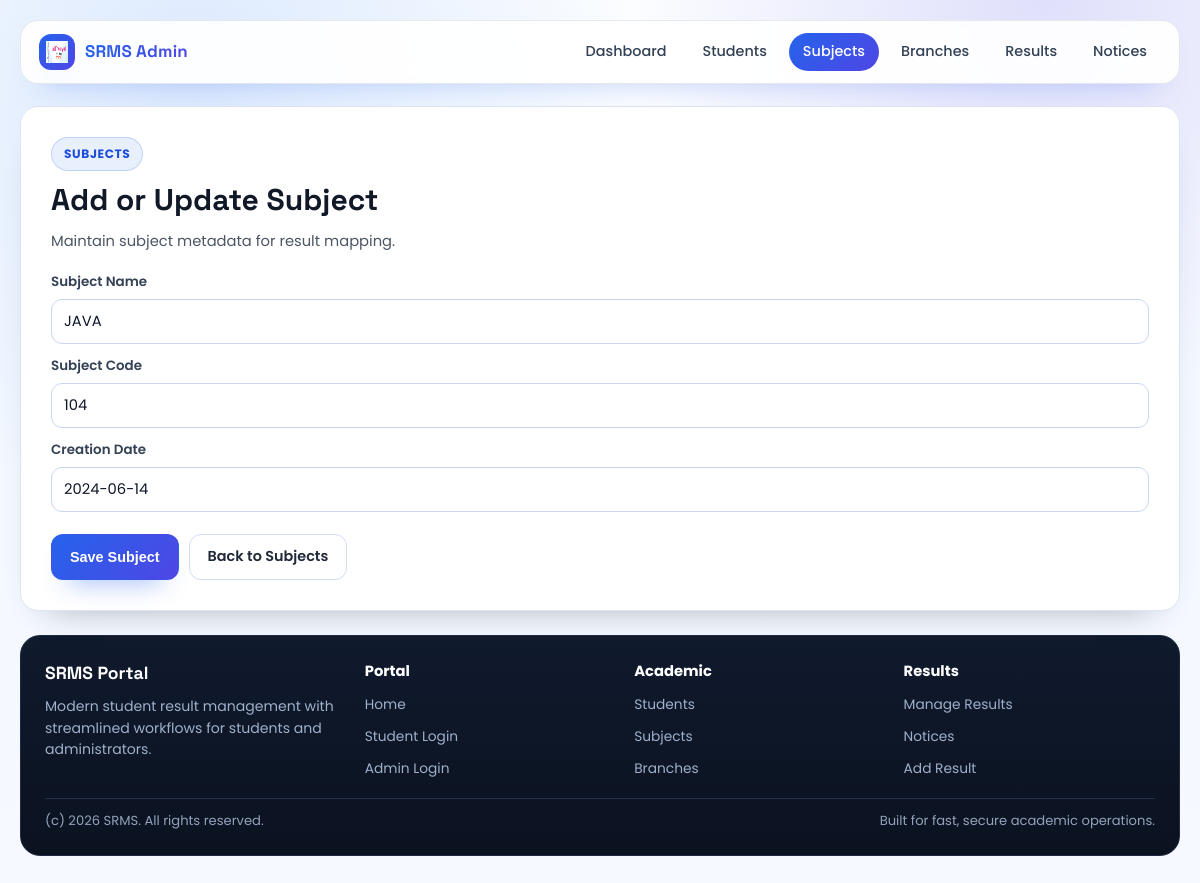
The app's page /subject/5/update/ with its own data.
### result/models.py (models this page shows, shortened)
class Subjects(models.Model):
    subjectName=models.CharField(max_length=225)
    subjectCode=models.IntegerField()
    creationDate=models.DateField(default=date.today)

### result/views.py (the view)
# urls.py: path('subject/<int:pk>/update/',views.UpdateSubjectview.as_view(),name="subject_update"),
class UpdateSubjectview(UpdateView):
    template_name = "create_subjects.html"
    form_class = CreateSubjects
    model = Subjects
    success_url=reverse_lazy("manage_subjects")

### result/forms.py
class CreateSubjects(ModelForm):
    class Meta:
        model=Subjects
        fields='__all__'

### result/templates/create_subjects.html (shortened to what this page needs)
{% load static %}
<!DOCTYPE html>
<html lang="en">
<head>
    <link rel="stylesheet" href="{% static 'modern_ui.css' %}">
</head>
<body>
<div class="page-shell">
    <div class="container">
        <header class="site-header">
            <div class="site-header-inner">
                <a class="brand" href="{% url 'base' %}">
                    <span class="brand-mark"><img src="{% static 'jntuh_logo.png' %}" alt="SRMS"></span>
                    <span>SRMS Admin</span>
                </a>
                <nav class="nav-links" aria-label="Admin Navigation">
                    <a class="nav-link" href="{% url 'admin_page' %}">Dashboard</a>
                    <a class="nav-link" href="{% url 'display_students' %}">Students</a>
                    <a class="nav-link active" href="{% url 'manage_subjects' %}">Subjects</a>
                    <a class="nav-link" href="{% url 'manage_branches' %}">Branches</a>
                    <a class="nav-link" href="{% url 'manage_results' %}">Results</a>
                    <a class="nav-link" href="{% url 'manage_notices' %}">Notices</a>
                </nav>
            </div>
        </header>
        <main class="main-stack">
            <section class="panel">
                <span class="badge">Subjects</span>
                <h2>Add or Update Subject</h2>
                <p class="panel-subtitle">Maintain subject metadata for result mapping.</p>
                <form method="POST" class="form-grid">
                    <div class="form-group">
                        <label for="id_subjectName">Subject Name</label>
                        {{ form.subjectName }}
                    </div>
                    <div class="form-group">
                        <label for="id_subjectCode">Subject Code</label>
                        {{ form.subjectCode }}
                    </div>
                    <div class="form-group">
                        <label for="id_creationDate">Creation Date</label>
                        {{ form.creationDate }}
                    </div>
                    <div class="form-actions">
                        <button class="btn btn-primary" type="submit">Save Subject</button>
                        <a class="btn btn-secondary" href="{% url 'manage_subjects' %}">Back to Subjects</a>
                    </div>
                </form>
            </section>
        </main>
        {% include "partials/site_footer.html" %}
    </div>
</div>
</body>
</html>

### result/static/modern_ui.css (style rules this page uses)
:root { --bg: #f6f9ff; --surface: #ffffff; --surface-soft: #f8fbff; --text: #111827; --muted: #4b5563; --line: #dbe5f5; --blue-500: #2563eb; --blue-600: #1d4ed8; --indigo-500: #4f46e5; --dark-950: #0b1220; --dark-900: #101a2d; --shadow-soft: 0 20px 36px -28px rgba(15, 23, 42, 0.45); --shadow-blue: 0 22px 44px -28px rgba(37, 99, 235, 0.6); }
* { box-sizing: border-box; }
html, body { margin: 0; padding: 0; }
body { min-height: 100vh; color: var(--text); font-family: "Poppins", "Segoe UI", sans-serif; line-height: 1.5; background: radial-gradient(circle at 16% 8%, rgba(59, 130, 246, 0.16), transparent 34%), radial-gradient(circle at 87% 0%, rgba(79, 70, 229, 0.16), transparent 30%), linear-gradient(180deg, #fbfdff 0%, #f3f8ff 46%, #f6f9ff 100%); }
a { color: inherit; text-decoration: none; }
.page-shell { padding: 20px 16px 30px; }
.container { width: min(1160px, 100%); margin: 0 auto; }
.site-header { position: sticky; top: 10px; z-index: 40; border: 1px solid rgba(148, 163, 184, 0.24); border-radius: 18px; background: rgba(255, 255, 255, 0.93); backdrop-filter: blur(8px); box-shadow: 0 16px 30px -24px rgba(37, 99, 235, 0.5); }
.site-header-inner { display: flex; align-items: center; justify-content: space-between; gap: 14px; padding: 12px 18px; }
.brand { display: inline-flex; align-items: center; gap: 10px; font-family: "Space Grotesk", "Poppins", sans-serif; font-size: 1.06rem; font-weight: 700; letter-spacing: 0.01em; }
.brand-mark { width: 36px; height: 36px; border-radius: 12px; display: inline-flex; align-items: center; justify-content: center; background: linear-gradient(135deg, var(--blue-500), var(--indigo-500)); box-shadow: 0 14px 22px -16px rgba(79, 70, 229, 0.8); }
.brand-mark img { width: 22px; height: 22px; }
.brand span:last-child { background: linear-gradient(90deg, var(--blue-500), var(--indigo-500)); -webkit-background-clip: text; background-clip: text; color: transparent; }
.nav-links { display: flex; align-items: center; justify-content: center; flex-wrap: wrap; gap: 8px; }
.nav-link { display: inline-flex; align-items: center; justify-content: center; border-radius: 999px; padding: 8px 14px; color: #334155; font-size: 0.9rem; font-weight: 500; transition: color 0.18s ease, background-color 0.18s ease; }
.nav-link.active { color: #ffffff; background: linear-gradient(135deg, var(--blue-500), var(--indigo-500)); }
.main-stack { margin-top: 22px; display: grid; gap: 18px; }
.badge { display: inline-flex; align-items: center; border-radius: 999px; border: 1px solid rgba(37, 99, 235, 0.2); background: rgba(37, 99, 235, 0.1); color: var(--blue-600); font-size: 0.76rem; font-weight: 700; letter-spacing: 0.05em; text-transform: uppercase; padding: 7px 12px; }
.btn { display: inline-flex; align-items: center; justify-content: center; border-radius: 12px; border: 1px solid transparent; padding: 11px 18px; font-size: 0.9rem; font-weight: 600; transition: transform 0.16s ease, box-shadow 0.16s ease, background-color 0.16s ease; }
.btn-primary { background: linear-gradient(135deg, var(--blue-500), var(--indigo-500)); color: #ffffff; box-shadow: 0 16px 26px -18px rgba(37, 99, 235, 0.85); }
.btn-secondary { border-color: #d2ddf3; background: #ffffff; color: #1f2937; }
.info-card h3, .panel h2, .action-tile h3 { margin: 0; font-family: "Space Grotesk", "Poppins", sans-serif; }
.info-card p, .info-card li, .panel-subtitle, .action-tile p { color: var(--muted); }
.panel { border-radius: 18px; border: 1px solid var(--line); background: var(--surface); box-shadow: var(--shadow-soft); padding: clamp(20px, 3vw, 30px); }
.panel h2 { margin-top: 6px; font-size: clamp(1.34rem, 2.5vw, 1.88rem); }
.panel-subtitle { margin-top: 8px; font-size: 0.92rem; }
.form-grid { margin-top: 20px; display: grid; gap: 12px; }
.form-group { display: grid; gap: 7px; }
.form-group label { font-size: 0.84rem; font-weight: 600; color: #334155; }
input, select, textarea { width: 100%; border: 1px solid #cad7ef; border-radius: 11px; background: #ffffff; color: #0f172a; padding: 11px 12px; font-family: "Poppins", sans-serif; font-size: 0.92rem; transition: border-color 0.16s ease, box-shadow 0.16s ease; }
.form-actions { margin-top: 10px; display: flex; flex-wrap: wrap; gap: 10px; }

### records on screen
Subjects: subjectName "JAVA", subjectCode "104", creationDate "2024-06-14"
